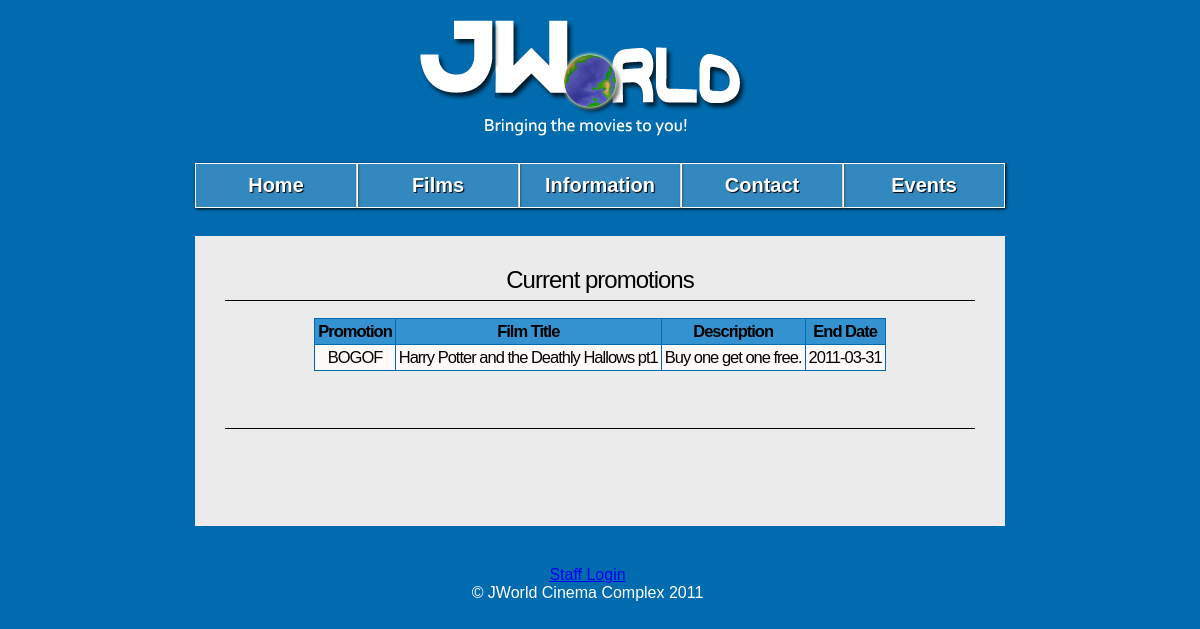
The app's page /index.php?page=news, older data.
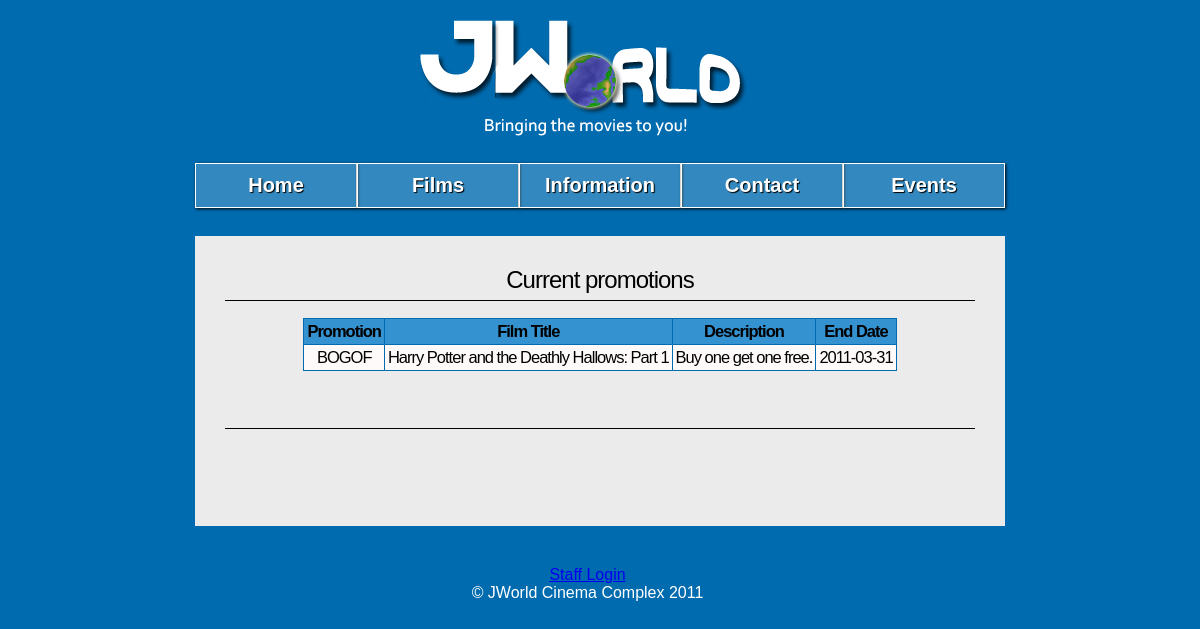
The same page, newer data.
### tables this page shows
CREATE TABLE promotions (
	promo_id int(11) NOT NULL AUTO_INCREMENT,
	film_ID int(11) NOT NULL,
	promo_name varchar(50) NOT NULL,
	start_date date NOT NULL,
	end_date date NOT NULL,
	description varchar(200) NOT NULL,
	PRIMARY KEY (promo_id),
	FOREIGN KEY (film_ID) REFERENCES films(film_ID) ON DELETE CASCADE ON UPDATE CASCADE
);

CREATE TABLE films (
	film_ID int(11) NOT NULL AUTO_INCREMENT,
	film_title varchar(255) NOT NULL,
	film_year char(4) NOT NULL,
	film_plot text(65535) NOT NULL,
	film_length int(11) NOT NULL,
	film_genre varchar(20) NOT NULL,
	film_rating varchar(5) NOT NULL,
	film_poster varchar(255) NOT NULL,
	imdb_id varchar(50) NOT NULL,
  PRIMARY KEY (film_ID)
);

### res/pages/news.php (the view, shortened to what this page needs)
<?php
$today = date('Y-m-d');
?>
<div id="body">
<h1>Current promotions</h1>
<h3>
	<p>
	<?php
	$query = "select promo_name, film_title, description, end_date from promotions p, films f where p.film_ID = f.film_ID and p.start_date <= '$today' and p.end_date >= '$today';";
	$result = mysql_query($query) or die(mysql_error());
	echo "<table class=\"center\">
	<tr>
	<th>Promotion</th>
	<th>Film Title</th>
	<th>Description</th>
	<th>End Date</th>
	</tr>";
	while($row = mysql_fetch_array($result)){
		echo "<tr>";
		echo "<td>" . $row['promo_name'] . "</td>";
		echo "<td>" . $row['film_title'] . "</td>";
		echo "<td>" . $row['description'] . "</td>";
		echo "<td>" . $row['end_date'] . "</td>";
		echo "</tr>";
	}
	echo "</table>";
	?>
</h3>
<h2></h2>
</div>

### index.php (shortened to what this page needs)
<!DOCTYPE html>
<?php
	include 'res/config/headder.php';
?>
	<div id="maincontent">
    <?php
	if(isset($_GET['page'])) {
		if(file_exists('res/pages/'.$_GET['page'].'.php')) {
			include('res/pages/'.$_GET['page'].'.php');
		} else {
			include 'res/pages/error.php';
		}
	} else {
			include('res/pages/start.php');
	}
    ?>
	</div>
<?php
	include 'res/config/footer.php';
?>
</html>

### res/config/headder.php (shortened to what this page needs)
<head>
	<link href="res/css/main.css" rel="stylesheet" type="text/css" />
	<link href="res/css/redmond/jquery-ui-1.8.10.custom.css" rel="stylesheet" type="text/css"/>
	<link rel="stylesheet" href="res/css/redmond/jquery-ui-timepicker.css" type="text/css"/>
</head>
<body>
<div id="container">
	<header id="logo">
		<nav>
			<ul>
				<li><a href="index.php?page=start">Home</a></li>
				<li><a href="index.php?page=films">Films</a></li>
				<li><a href="index.php?page=about">Information</a></li>
				<li><a href="index.php?page=contact">Contact</a></li>
				<li><a href="index.php?page=news">Events</a></li>
			</ul>
		</nav>
	</header>

### res/config/footer.php (shortened to what this page needs)
		<footer>
			<div id="valid" >
				<?php
				if(isset($_SESSION['login'])) {
					echo "<a href=\"admin.php?page=logOut\">Log Out</a>";
				}
				else {
					echo "<a href=\"index.php?page=adminLogin\">Staff Login</a>";
				}
				?>
				<br/>
				&copy; JWorld Cinema Complex 2011
			</div>
		</footer>
	</div>
</body>

### res/css/main.css (style rules this page uses)
article, aside, figure, footer, header, nav, section { display: block; }
body { font-family: "Trebuchet MS", Arial, Helvetica, sans-serif; color: #000; background: #006BAF; }
#container { width: 840px; height:100%; margin-right: auto; margin-left: auto; }
h1 { border-bottom:1px solid #000000; letter-spacing:-1px; font-size:24px; padding-bottom:6px; font-weight:400; margin:10px 10px 3px 0; font-family:Vera, Helvetica, Georgia; }
h2 { border-bottom:1px solid #000000; letter-spacing:-1px; font-size:18px; padding-bottom:6px; font-weight:400; margin:10px 10px 3px 0; font-family: Helvetica, Georgia; }
h3 { letter-spacing:-1px; font-size:16.5px; padding-bottom:6px; font-weight:400; margin:10px 10px 3px 0; font-family: Vera, Helvetica, Georgia; }
#logo { background-image: url(../img/log.png); background-repeat: no-repeat; height: 138px; width: 100%; }
nav { padding-top: 150px; width:810px; margin-left:auto; margin-right:auto; }
ul { padding:0; margin:0; }
nav ul { list-style: none; margin-bottom: 15px; font-weight: bold; font-size:20px; }
nav ul li { float: left; }
nav ul a { display: block; width:140px; padding: 10px; text-align:center; text-decoration: none; color: #fff; border: 1px solid #fff; margin: 5px 0px; -moz-box-shadow: 1px 1px 3px #000; -webkit-box-shadow: 1px 1px 3px #000; box-shadow: 1px 1px 3px #000; text-shadow: 1px 1px 1px #000; }
nav ul a:link, nav ul a:visited { background: rgba(255,255,255,0.2); }
#maincontent { margin-top: 80px; padding-top: 10px; padding-right: 0px; padding-bottom: 10px; padding-left: 0px; }
#body { font-family:"Palatino Linotype", "Book Antiqua", Palatino, serif; font-size:28px; min-height:250px; font-weight:bold; background-color: #EBEBEB; width: 760px; height:100%; padding:20px 20px 20px 30px; margin-bottom:20px; margin-left:auto; margin-right:auto; text-align:center; }
footer { padding: 10px 0; clear: both; color: #fff; }
#valid { text-align:center; margin-right:25px; }
.center { margin-left:auto; margin-right:auto; text-align:center; }
table { border-collapse:collapse; }
table, td, th { border:0.5px solid #006BAF; padding:3px; }
td { text-align:center; background-color:#FFFAFA; }
th { background-color:#3492D1; color:black; }

Row changes from the older to the newer data that the page shows:
changed through a linked row, promotions "BOGOF": film_ID.film_title "Harry Potter and the Deathly Hallows pt1" → "Harry Potter and the Deathly Hallows: Part 1"
